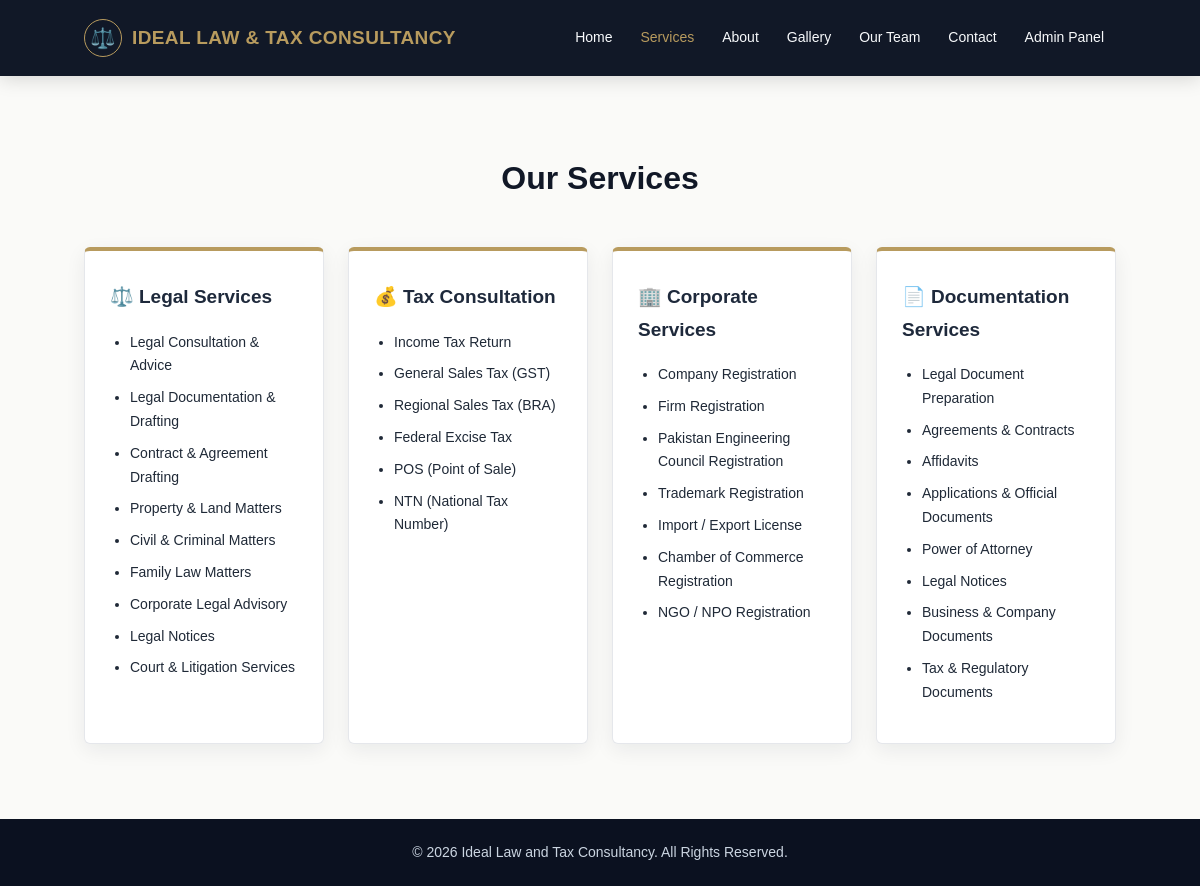
/services.php, run on the app's committed database.
### tables this page shows
CREATE TABLE `services` (
  `id` int(11) NOT NULL,
  `title` varchar(150) NOT NULL,
  `icon` varchar(20) DEFAULT '⚖️',
  `items` text NOT NULL,
  `sort_order` int(11) DEFAULT 0,
  `status` enum('Active', 'Inactive') DEFAULT 'Active',
  `created_at` timestamp NOT NULL DEFAULT current_timestamp()
);

### public/services.php (the view, shortened to what this page needs)
<?php
require_once __DIR__ . '/../config/database.php';
$conn->query("CREATE TABLE IF NOT EXISTS services (
	id INT AUTO_INCREMENT PRIMARY KEY,
	title VARCHAR(150) NOT NULL,
	icon VARCHAR(20) DEFAULT '⚖️',
	items TEXT NOT NULL,
	sort_order INT DEFAULT 0,
	status ENUM('Active','Inactive') DEFAULT 'Active',
	created_at TIMESTAMP DEFAULT CURRENT_TIMESTAMP
)");
$service_cards = [];
$services_result = $conn->query(
	"SELECT title, icon, items
	 FROM services
	 WHERE status='Active'
	 ORDER BY sort_order ASC, id ASC"
);
if ($services_result && $services_result->num_rows > 0) {
	while ($service = $services_result->fetch_assoc()) {
		$items = preg_split('/\r\n|\r|\n/', $service['items']);
		$clean_items = [];
		foreach ($items as $item) {
			$item = trim($item);
			if ($item !== '') {
				$clean_items[] = $item;
			}
		}
		$service_cards[] = [
			'title' => $service['title'],
			'icon' => $service['icon'],
			'items' => $clean_items
		];
	}
}
?>
<!DOCTYPE html>
<html lang="en">
<head>
	<link rel="stylesheet" href="assets/css/index.css?v=6">
</head>
<body>
	<?php include __DIR__ . '/header.php'; ?>
	<section id="services">
		<h2 class="section-title">Our Services</h2>
		<div class="services">
			<?php foreach ($service_cards as $service): ?>
				<div class="card">
					<h3><?php echo htmlspecialchars($service['icon'] . ' ' . $service['title']); ?></h3>
					<ul>
						<?php foreach ($service['items'] as $item): ?>
							<li><?php echo htmlspecialchars($item); ?></li>
						<?php endforeach; ?>
					</ul>
				</div>
			<?php endforeach; ?>
		</div>
	</section>
	<footer>
		<p>
			© 2026 Ideal Law and Tax Consultancy. All Rights Reserved.
		</p>
	</footer>
</body>
</html>

### public/header.php (shortened to what this page needs)
<?php
$currentPage = basename($_SERVER['PHP_SELF']);
?>
<header class="site-header">
  <div class="header-container">
    <a href="index.php" class="logo">
      <span class="logo-icon">⚖️</span>
      <span class="logo-text">IDEAL LAW & TAX CONSULTANCY</span>
    </a>
    <nav class="main-nav">
      <a href="index.php" class="<?= $currentPage === 'index.php' ? 'active' : '' ?>">
        Home
      </a>
      <a href="services.php" class="<?= $currentPage === 'services.php' ? 'active' : '' ?>">
        Services
      </a>
      <a href="about.php" class="<?= $currentPage === 'about.php' ? 'active' : '' ?>">
        About
      </a>
      <a href="gallery.php" class="<?= $currentPage === 'gallery.php' ? 'active' : '' ?>">
        Gallery
      </a>
      <a href="team.php" class="<?= $currentPage === 'team.php' ? 'active' : '' ?>">
        Our Team
      </a>
      <a href="contact.php" class="<?= $currentPage === 'contact.php' ? 'active' : '' ?>">
        Contact
      </a>
      <a href="admin.php" class="<?= $currentPage === 'admin.php' ? 'active' : '' ?>">
        Admin Panel
      </a>
    </nav>
  </div>
</header>

### public/assets/css/index.css (style rules this page uses)
* { margin: 0; padding: 0; box-sizing: border-box; font-family: Arial, Helvetica, sans-serif; }
html { scroll-behavior: smooth; }
body { background: #fafaf8; color: #1f2937; line-height: 1.7; }
.site-header { width: 100%; background: #111827; color: #fff; position: sticky; top: 0; z-index: 1000; box-shadow: 0 3px 18px rgba(0, 0, 0, 0.15); }
.header-container { max-width: 1400px; min-height: 76px; margin: 0 auto; padding: 0 7%; display: flex; align-items: center; justify-content: space-between; gap: 30px; }
.logo { display: flex; align-items: center; gap: 8px; min-width: 0; flex: 1 1 auto; color: #b89b5e; text-decoration: none; font-size: 20px; font-weight: 700; letter-spacing: 0.3px; }
.logo-icon { font-size: 25px; line-height: 1; flex-shrink: 0; }
.logo-text { color: #b89b5e; overflow: hidden; text-overflow: ellipsis; white-space: nowrap; }
.main-nav { display: flex; align-items: center; gap: 4px; }
.main-nav a { display: inline-flex; align-items: center; padding: 10px 12px; color: #f8fafc; text-decoration: none; font-size: 14px; font-weight: 500; border-radius: 5px; transition: color 0.3s ease, background-color 0.3s ease; }
.main-nav a.active { color: #b89b5e; }
section { padding: 75px 7%; }
.section-title { text-align: center; color: #111827; margin-bottom: 42px; font-size: 32px; font-weight: 700; }
.services { max-width: 1200px; margin: auto; display: grid; grid-template-columns: repeat(4, 1fr); gap: 24px; }
.card { background: #ffffff; padding: 30px 25px; border: 1px solid #e5e7eb; border-top: 4px solid #b89b5e; box-shadow: 0 6px 20px rgba(15, 23, 42, 0.07); border-radius: 6px; transition: 0.3s; }
.card h3 { color: #1e293b; margin-bottom: 17px; font-size: 19px; }
.card ul { padding-left: 20px; }
.card li { margin: 8px 0; font-size: 14px; }
footer { background: #0b1120; color: #cbd5e1; text-align: center; padding: 22px; font-size: 14px; }
.logo { display: flex; align-items: center; gap: 10px; font-size: 19px; font-weight: 700; color: #f0d99a; letter-spacing: 0.4px; }
.logo-icon { width: 38px; height: 38px; display: flex; align-items: center; justify-content: center; border: 1px solid #b89b5e; border-radius: 50%; font-size: 20px; color: #b89b5e; }

### data on the page
services: icon+title "⚖️ Legal Services", item "Legal Consultation & Advice", item "Legal Documentation & Drafting", item "Contract & Agreement Drafting", item "Property & Land Matters", item "Civil & Criminal Matters", item "Family Law Matters", item "Corporate Legal Advisory", item "Legal Notices", item "Court & Litigation Services"
services: icon+title "💰 Tax Consultation", item "Income Tax Return", item "General Sales Tax (GST)", item "Regional Sales Tax (BRA)", item "Federal Excise Tax", item "POS (Point of Sale)", item "NTN (National Tax Number)"
services: icon+title "🏢 Corporate Services", item "Company Registration", item "Firm Registration", item "Pakistan Engineering Council Registration", item "Trademark Registration", item "Import / Export License", item "Chamber of Commerce Registration", item "NGO / NPO Registration"
services: icon+title "📄 Documentation Services", item "Legal Document Preparation", item "Agreements & Contracts", item "Affidavits", item "Applications & Official Documents", item "Power of Attorney", item "Legal Notices", item "Business & Company Documents", item "Tax & Regulatory Documents"
